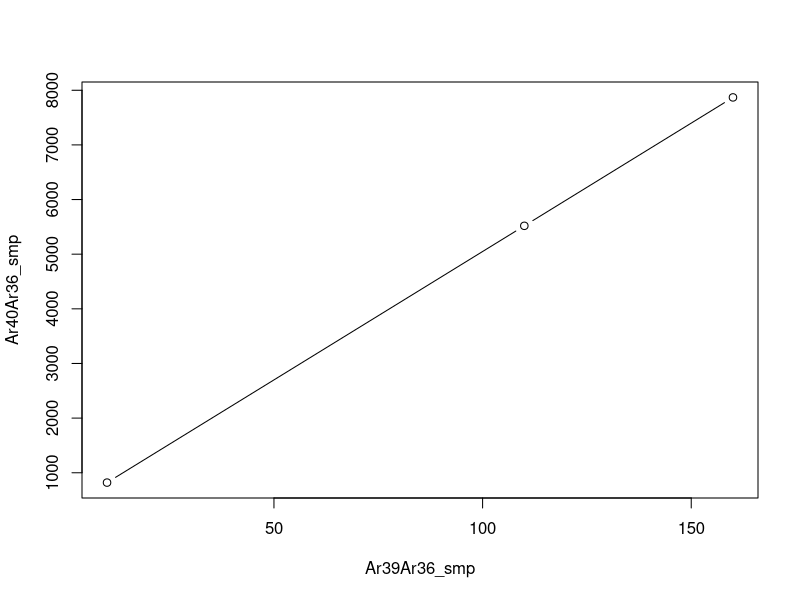

Write R code to recreate this figure.
## ---- chunk 1
knitr::opts_chunk$set(echo=TRUE, include=TRUE)
set.seed(1)
## ---- chunk 2
   tsmp <- 200
   tstd <- 98
   l40 <- log(2)/1248
   J <- 0.0025
   # 1. standard:
   Ar06std_a <- 298.5
   Ar09std_r <- (exp(l40*tstd)-1)/J
   Ar96std <- 100
   Ar06std_m <- Ar09std_r*Ar96std + Ar06std_a
   # 2. sample:
   Ar06smp_a <- 350
   Ar09smp_r <- (exp(l40*tsmp)-1)/J
   Ar96smp <- c(10,110,160)
   Ar06smp_m <- Ar09smp_r*Ar96smp + Ar06smp_a
   tabArAr <- round(rbind(c(Ar96std,Ar06std_m),
   cbind(Ar96smp,Ar06smp_m)))
   colnames(tabArAr) <- c("^39^Ar/^36^Ar","^40^Ar/^36^Ar")
   rownames(tabArAr) <- c("std","smp1","smp2","smp3")
## ---- chunk 3
   knitr::kable(tabArAr)
## ---- chunk 4
   # 1. atmospheric correction of the standard
   Ar40Ar36a <- 298.5
   Ar40Ar36m <- tabArAr['std',2]
   Ar40Ar36r <- Ar40Ar36m - Ar40Ar36a
   # 2. compute the J factor
   tstd <- 98
   l40 <- log(2)/1248
   Ar39Ar36m <- tabArAr['std',1]
   J <- (exp(l40*tstd)-1)*Ar39Ar36m/Ar40Ar36r
   # 3. construct an isochron for the sample:
   Ar39Ar36_smp <- tabArAr[2:4,1]
   Ar40Ar36_smp <- tabArAr[2:4,2]
   plot(x=Ar39Ar36_smp,y=Ar40Ar36_smp,type='b')
   # 4. you can compute the slope and intercept of the line
   #    either manually or using R's lm function:
   fit <- lm(Ar40Ar36_smp ~ Ar39Ar36_smp)
   Ar40Ar36_smp_0 <- fit$coefficients[1]
   Ar40Ar39_smp_r <- fit$coefficients[2]
   # 5. compute the age of the sample
   tsmp <- log(J*Ar40Ar39_smp_r + 1)/l40
   message('age=',signif(tsmp,2),
   'Ma, inherited 40/36-ratio=',signif(Ar40Ar36_smp_0,2))
